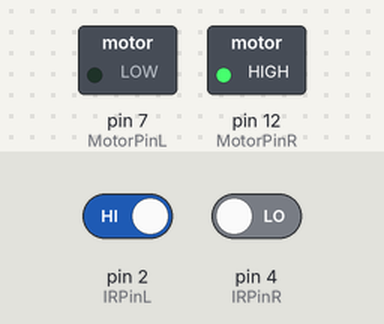
This sketch was run on a simulated Arduino Uno, built with avr-gcc and run on an emulated ATmega328P. Shown: switched loads named in the sketch (green lamp = pin HIGH). Inputs (shaded band) come from the test bench; at power-on: pin 2 (IRPinL) HIGH, pin 4 (IRPinR) LOW. What the sketch prints to the serial monitor is not drawn.

Above: at 1.2 s.
1.3 s: pin 2 (IRPinL) driven LOW
At 1.8 s:
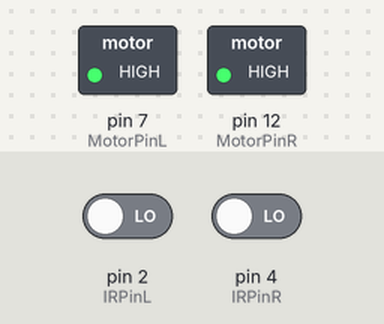
2.8 s: pin 4 (IRPinR) driven HIGH
At 4.0 s:
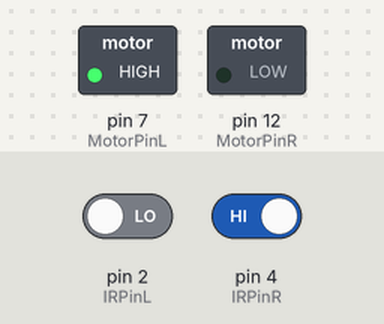
4.3 s: pin 2 (IRPinL) driven HIGH
At 5.3 s:
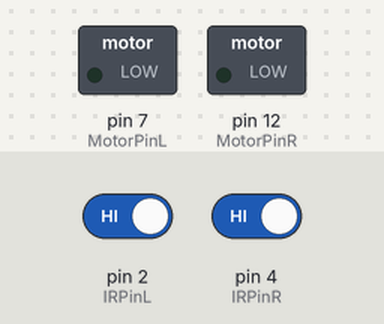
5.8 s: pin 4 (IRPinR) driven LOW
At 6.4 s:
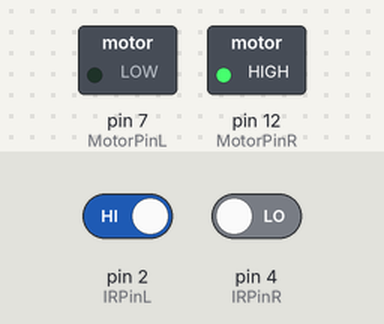
Timing chart, 0 to 8.3 s (numbered marks = the images above; inputs shaded):
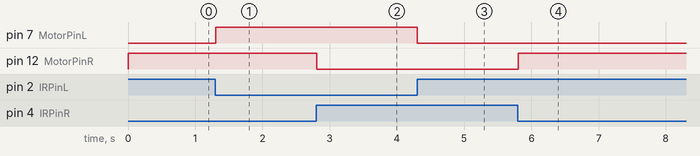

The sketch:

line_follower.ino
```cpp
const int IRPinR= 4;
const int IRPinL= 2;
const int MotorPinL = 7;
const int MotorPinR = 12;
  int valueL, valueR, valueNewR = 0, valueNewL = 0;

void setup() {
 pinMode(IRPinR, INPUT);
 pinMode(IRPinL, INPUT);
 pinMode(MotorPinL, OUTPUT);
 pinMode(MotorPinR, OUTPUT);

 Serial.begin(9600);
 valueL = digitalRead(IRPinL);
 valueR = digitalRead(IRPinR);

}

void loop() {
  valueL = digitalRead(IRPinL);
  valueR = digitalRead(IRPinR);
     //Serial.println(valueR);
     Serial.println(valueL);

    if (valueL == 0 && valueR == 0) {
      moveForward();
    } else if (valueL == 0 && valueR == 1){
      moveRight();
    } else if (valueL == 1 && valueR == 0) {
      moveLeft();
    } else {
      moveNull();
    }
}

void moveForward() {
  analogWrite(MotorPinL, 255);
  analogWrite(MotorPinR, 255);
}

void moveLeft() {
  analogWrite(MotorPinL, 0);
  analogWrite(MotorPinR, 255);
}

void moveRight() {
  analogWrite(MotorPinL, 255);
  analogWrite(MotorPinR, 0);
}

void moveNull() {
  analogWrite(MotorPinL, 0);
  analogWrite(MotorPinR, 0);
}
```

Measured:
- after the input at 1.3 s, pin 7 (MotorPinL): LOW → HIGH at once
- after the input at 2.8 s, pin 12 (MotorPinR): HIGH → LOW at once
- after the input at 4.3 s, pin 7 (MotorPinL): HIGH → LOW at once
- after the input at 5.8 s, pin 12 (MotorPinR): LOW → HIGH at once
